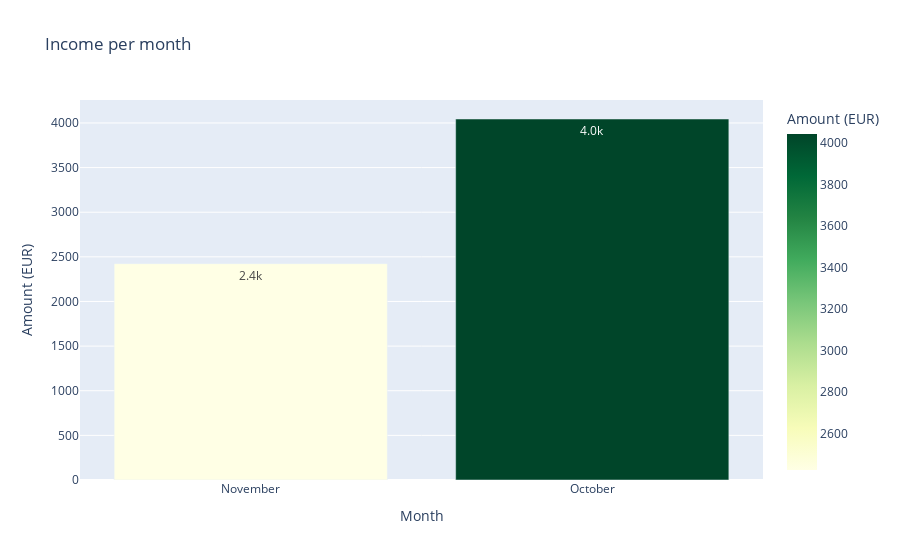

The notebook cell this image was saved under:
### Code cell
income_monthly_2022 = make_monthly_bar_chart(df, 2022, 'Income')
income_monthly_2022

### Figure 1 — Plotly figure (JSON) as saved in the notebook; plotly's stock layout.template omitted (floating-point values rounded to 4 significant figures)
{"data": [{"hovertemplate": "Month=%{x}<br>Amount (EUR)=%{marker.color}<extra></extra>", "legendgroup": "", "marker": {"color": [2424.0, 4044.0], "coloraxis": "coloraxis", "pattern": {"shape": ""}}, "name": "", "orientation": "v", "showlegend": false, "textposition": "auto", "texttemplate": "%{y:.2s}", "type": "bar", "x": ["November", "October"], "xaxis": "x", "y": [2424.0, 4044.0], "yaxis": "y"}], "layout": {"barmode": "relative", "coloraxis": {"colorbar": {"title": {"text": "Amount (EUR)"}}, "colorscale": [[0, "rgb(255,255,229)"], [0.125, "rgb(247,252,185)"], [0.25, "rgb(217,240,163)"], [0.375, "rgb(173,221,142)"], [0.5, "rgb(120,198,121)"], [0.625, "rgb(65,171,93)"], [0.75, "rgb(35,132,67)"], [0.875, "rgb(0,104,55)"], [1, "rgb(0,69,41)"]]}, "legend": {"tracegroupgap": 0}, "title": {"text": "Income per month"}, "xaxis": {"anchor": "y", "domain": [0, 1], "title": {"text": "Month"}}, "yaxis": {"anchor": "x", "domain": [0, 1], "title": {"text": "Amount (EUR)"}}}}
